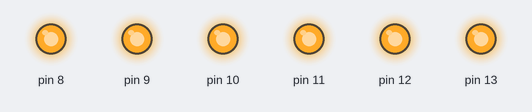
A sketch run on a simulated Arduino Uno, built with avr-gcc and run on an emulated ATmega328P. Shown: output pins drawn as LEDs (lit = HIGH).

Above: at 0.15 s.
At 2.25 s:
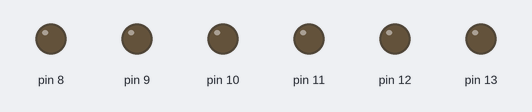
Timing chart, 0 to 3.0 s (numbered marks = the images above):
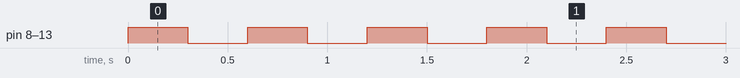

The sketch:

ex1.ino
```cpp
void setup() {
  for(int i=8;i<=13;i++)
    pinMode(i, OUTPUT);
}

void loop() {
  for(int i=8;i<=13;i++) {
  digitalWrite(i, 1);
  }
  delay(300);
  for(int i=8;i<=13;i++) {
  digitalWrite(i, 0);
  }
  delay(300);
}
```

Measured:
- by itself, pin 8–13: alternates HIGH for 0.30 s and LOW for 0.30 s
